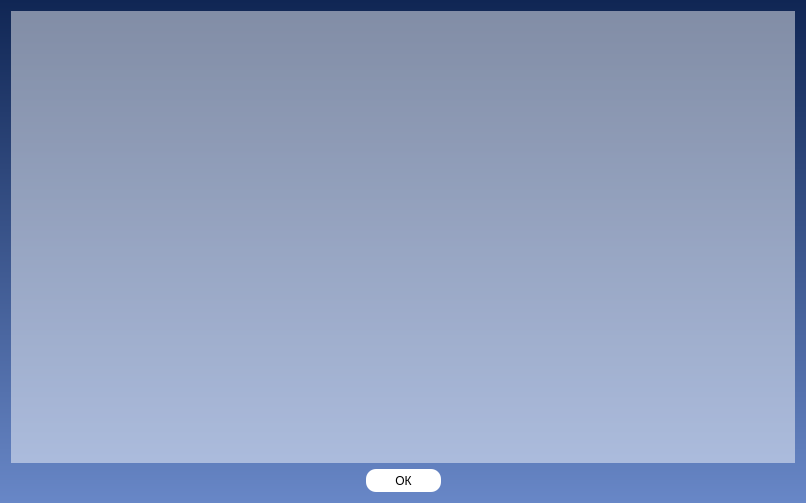
<?xml version="1.0" encoding="UTF-8"?>
<ui version="4.0">
 <class>Dialog</class>
 <widget class="QDialog" name="Dialog">
  <property name="geometry">
   <rect>
    <x>0</x>
    <y>0</y>
    <width>806</width>
    <height>503</height>
   </rect>
  </property>
  <property name="windowTitle">
   <string>Dialog</string>
  </property>
  <property name="styleSheet">
   <string notr="true">QDialog {
	background-color: qlineargradient(spread:pad, x1:0.5, y1:1, x2:0.5, y2:0, stop:0 rgba(104, 135, 199, 255), stop:1 rgba(16, 38, 84, 255));
}</string>
  </property>
  <layout class="QVBoxLayout" name="verticalLayout">
   <item>
    <widget class="QTableWidget" name="tableWidget">
     <property name="styleSheet">
      <string notr="true">QTableWidget
{
	background: rgb(255, 255, 255, 120);
	сolor: rgb(255, 255, 255);
	radius: 15;
}</string>
     </property>
     <property name="frameShape">
      <enum>QFrame::NoFrame</enum>
     </property>
     <attribute name="horizontalHeaderCascadingSectionResizes">
      <bool>true</bool>
     </attribute>
     <attribute name="horizontalHeaderMinimumSectionSize">
      <number>50</number>
     </attribute>
     <attribute name="horizontalHeaderDefaultSectionSize">
      <number>110</number>
     </attribute>
     <attribute name="horizontalHeaderStretchLastSection">
      <bool>true</bool>
     </attribute>
     <attribute name="verticalHeaderCascadingSectionResizes">
      <bool>true</bool>
     </attribute>
     <attribute name="verticalHeaderMinimumSectionSize">
      <number>50</number>
     </attribute>
     <attribute name="verticalHeaderDefaultSectionSize">
      <number>50</number>
     </attribute>
     <attribute name="verticalHeaderStretchLastSection">
      <bool>true</bool>
     </attribute>
    </widget>
   </item>
   <item>
    <layout class="QHBoxLayout" name="horizontalLayout">
     <item>
      <spacer name="horizontalSpacer">
       <property name="orientation">
        <enum>Qt::Horizontal</enum>
       </property>
       <property name="sizeHint" stdset="0">
        <size>
         <width>40</width>
         <height>20</height>
        </size>
       </property>
      </spacer>
     </item>
     <item>
      <widget class="QPushButton" name="pushButton">
       <property name="minimumSize">
        <size>
         <width>75</width>
         <height>23</height>
        </size>
       </property>
       <property name="styleSheet">
        <string notr="true">QPushButton
{
	background: rgb(255, 255, 255);
	border-radius: 10;
}</string>
       </property>
       <property name="text">
        <string>ОК</string>
       </property>
      </widget>
     </item>
     <item>
      <spacer name="horizontalSpacer_2">
       <property name="orientation">
        <enum>Qt::Horizontal</enum>
       </property>
       <property name="sizeHint" stdset="0">
        <size>
         <width>40</width>
         <height>20</height>
        </size>
       </property>
      </spacer>
     </item>
    </layout>
   </item>
  </layout>
 </widget>
 <resources/>
 <connections/>
</ui>
